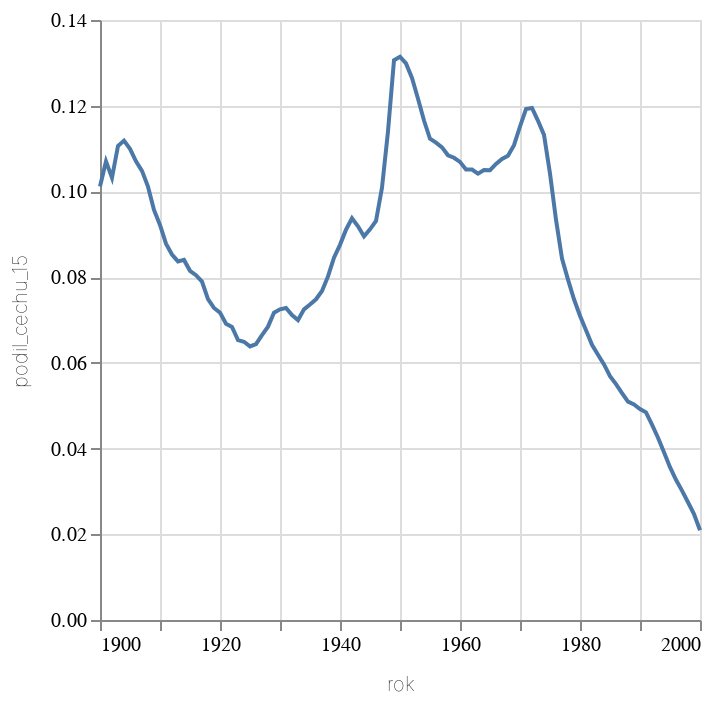

Notebook source saved alongside this figure:
### Code cell
alt.Chart(alt_friendly(df_100), width=300).mark_line().encode(alt.X("rok:T"), alt.Y("podil_cechu_15"))

### Figure 1 — Vega-Lite specification as saved in the notebook (floating-point values rounded to 4 significant figures)
{"config": {"title": {"font": "Noticia Text", "fontSize": 14, "anchor": "start", "fontWeight": "bolder", "subtitleFont": "Noticia Text", "subtitleFontSize": 12, "subtitleFontWeight": "lighter", "subtitlePadding": 12, "dy": -12}, "axis": {"labelFont": "Asap", "titleFont": "Asap", "fontWeight": "lighter", "titleFontWeight": "lighter", "labelFontSize": 10, "titleFontSize": 10, "labelPadding": 2, "titlePadding": 10}, "legend": {"labelFont": "Asap", "labelFontWeight": "normal", "titleFont": "Asap", "titleFontWeight": "normal", "labelFontSize": 10, "titleFontSize": 10}}, "data": {"name": "data-1b7766d75918d71ad4a31adde0577b71"}, "mark": {"type": "line"}, "encoding": {"x": {"field": "rok", "type": "temporal"}, "y": {"field": "podil_cechu_15", "type": "quantitative"}}, "width": 300, "$schema": "https://vega.github.io/schema/vega-lite/v5.8.0.json", "datasets": {"data-1b7766d75918d71ad4a31adde0577b71": [{"rok": "1900-01-01T00:00:00", "podil_vsech_5": 0.2781, "podil_cechu_5": 0.2315, "podil_vsech_10": 0.1743, "podil_cechu_10": 0.1421, "podil_vsech_15": 0.1243, "podil_cechu_15": 0.1011, "podil_vsech_20": 0.09911, "podil_cechu_20": 0.08326}, {"rok": "1901-01-01T00:00:00", "podil_vsech_5": 0.2756, "podil_cechu_5": 0.227, "podil_vsech_10": 0.177, "podil_cechu_10": 0.1442, "podil_vsech_15": 0.1311, "podil_cechu_15": 0.107, "podil_vsech_20": 0.09962, "podil_cechu_20": 0.08487}, {"rok": "1902-01-01T00:00:00", "podil_vsech_5": 0.2688, "podil_cechu_5": 0.2217, "podil_vsech_10": 0.1681, "podil_cechu_10": 0.1382, "podil_vsech_15": 0.1271, "podil_cechu_15": 0.1032, "podil_vsech_20": 0.0937, "podil_cechu_20": 0.07917}, {"rok": "1903-01-01T00:00:00", "podil_vsech_5": 0.2778, "podil_cechu_5": 0.2306, "podil_vsech_10": 0.1684, "podil_cechu_10": 0.1371, "podil_vsech_15": 0.1349, "podil_cechu_15": 0.1106, "podil_vsech_20": 0.0967, "podil_cechu_20": 0.07997}, {"rok": "1904-01-01T00:00:00", "podil_vsech_5": 0.2814, "podil_cechu_5": 0.2369, "podil_vsech_10": 0.171, "podil_cechu_10": 0.142, "podil_vsech_15": 0.135, "podil_cechu_15": 0.1119, "podil_vsech_20": 0.09235, "podil_cechu_20": 0.07493}, {"rok": "1905-01-01T00:00:00", "podil_vsech_5": 0.2735, "podil_cechu_5": 0.2328, "podil_vsech_10": 0.1781, "podil_cechu_10": 0.1485, "podil_vsech_15": 0.1323, "podil_cechu_15": 0.1099, "podil_vsech_20": 0.09074, "podil_cechu_20": 0.0734}, {"rok": "1906-01-01T00:00:00", "podil_vsech_5": 0.2678, "podil_cechu_5": 0.2285, "podil_vsech_10": 0.1833, "podil_cechu_10": 0.1535, "podil_vsech_15": 0.1278, "podil_cechu_15": 0.107, "podil_vsech_20": 0.08522, "podil_cechu_20": 0.0707}, {"rok": "1907-01-01T00:00:00", "podil_vsech_5": 0.2653, "podil_cechu_5": 0.2275, "podil_vsech_10": 0.1897, "podil_cechu_10": 0.1575, "podil_vsech_15": 0.1271, "podil_cechu_15": 0.1048, "podil_vsech_20": 0.08096, "podil_cechu_20": 0.06809}, {"rok": "1908-01-01T00:00:00", "podil_vsech_5": 0.2564, "podil_cechu_5": 0.2191, "podil_vsech_10": 0.1889, "podil_cechu_10": 0.16, "podil_vsech_15": 0.1235, "podil_cechu_15": 0.1011, "podil_vsech_20": 0.07701, "podil_cechu_20": 0.06671}, {"rok": "1909-01-01T00:00:00", "podil_vsech_5": 0.2596, "podil_cechu_5": 0.2259, "podil_vsech_10": 0.1888, "podil_cechu_10": 0.1595, "podil_vsech_15": 0.1178, "podil_cechu_15": 0.09568, "podil_vsech_20": 0.07392, "podil_cechu_20": 0.0635}, {"rok": "1910-01-01T00:00:00", "podil_vsech_5": 0.2729, "podil_cechu_5": 0.2395, "podil_vsech_10": 0.1852, "podil_cechu_10": 0.1571, "podil_vsech_15": 0.1129, "podil_cechu_15": 0.09217, "podil_vsech_20": 0.07258, "podil_cechu_20": 0.06182}, {"rok": "1911-01-01T00:00:00", "podil_vsech_5": 0.2922, "podil_cechu_5": 0.257, "podil_vsech_10": 0.1809, "podil_cechu_10": 0.1556, "podil_vsech_15": 0.1065, "podil_cechu_15": 0.08782, "podil_vsech_20": 0.06983, "podil_cechu_20": 0.05997}, {"rok": "1912-01-01T00:00:00", "podil_vsech_5": 0.3097, "podil_cechu_5": 0.2706, "podil_vsech_10": 0.1771, "podil_cechu_10": 0.1483, "podil_vsech_15": 0.1016, "podil_cechu_15": 0.08528, "podil_vsech_20": 0.07051, "podil_cechu_20": 0.06143}, {"rok": "1913-01-01T00:00:00", "podil_vsech_5": 0.3268, "podil_cechu_5": 0.2877, "podil_vsech_10": 0.1757, "podil_cechu_10": 0.1471, "podil_vsech_15": 0.09826, "podil_cechu_15": 0.08367, "podil_vsech_20": 0.07027, "podil_cechu_20": 0.06119}, {"rok": "1914-01-01T00:00:00", "podil_vsech_5": 0.3318, "podil_cechu_5": 0.2953, "podil_vsech_10": 0.1722, "podil_cechu_10": 0.1415, "podil_vsech_15": 0.09946, "podil_cechu_15": 0.08402, "podil_vsech_20": 0.07235, "podil_cechu_20": 0.06229}, {"rok": "1915-01-01T00:00:00", "podil_vsech_5": 0.3132, "podil_cechu_5": 0.2787, "podil_vsech_10": 0.1614, "podil_cechu_10": 0.1318, "podil_vsech_15": 0.09591, "podil_cechu_15": 0.08148, "podil_vsech_20": 0.07244, "podil_cechu_20": 0.06117}, {"rok": "1916-01-01T00:00:00", "podil_vsech_5": 0.2833, "podil_cechu_5": 0.252, "podil_vsech_10": 0.1477, "podil_cechu_10": 0.1232, "podil_vsech_15": 0.09257, "podil_cechu_15": 0.08045, "podil_vsech_20": 0.06979, "podil_cechu_20": 0.05929}, {"rok": "1917-01-01T00:00:00", "podil_vsech_5": 0.2582, "podil_cechu_5": 0.2246, "podil_vsech_10": 0.1365, "podil_cechu_10": 0.1162, "podil_vsech_15": 0.0908, "podil_cechu_15": 0.07898, "podil_vsech_20": 0.0677, "podil_cechu_20": 0.05752}, {"rok": "1918-01-01T00:00:00", "podil_vsech_5": 0.2398, "podil_cechu_5": 0.2062, "podil_vsech_10": 0.1282, "podil_cechu_10": 0.1112, "podil_vsech_15": 0.08697, "podil_cechu_15": 0.07485, "podil_vsech_20": 0.06601, "podil_cechu_20": 0.05513}, {"rok": "1919-01-01T00:00:00", "podil_vsech_5": 0.2229, "podil_cechu_5": 0.1876, "podil_vsech_10": 0.1208, "podil_cechu_10": 0.1032, "podil_vsech_15": 0.08546, "podil_cechu_15": 0.07281, "podil_vsech_20": 0.06556, "podil_cechu_20": 0.05345}, {"rok": "1920-01-01T00:00:00", "podil_vsech_5": 0.2098, "podil_cechu_5": 0.1771, "podil_vsech_10": 0.1172, "podil_cechu_10": 0.09985, "podil_vsech_15": 0.08543, "podil_cechu_15": 0.07172, "podil_vsech_20": 0.06507, "podil_cechu_20": 0.0512}, {"rok": "1921-01-01T00:00:00", "podil_vsech_5": 0.2007, "podil_cechu_5": 0.1718, "podil_vsech_10": 0.1155, "podil_cechu_10": 0.09903, "podil_vsech_15": 0.08333, "podil_cechu_15": 0.06912, "podil_vsech_20": 0.06314, "podil_cechu_20": 0.05012}, {"rok": "1922-01-01T00:00:00", "podil_vsech_5": 0.1937, "podil_cechu_5": 0.1687, "podil_vsech_10": 0.1154, "podil_cechu_10": 0.09799, "podil_vsech_15": 0.08292, "podil_cechu_15": 0.06838, "podil_vsech_20": 0.06462, "podil_cechu_20": 0.05143}, {"rok": "1923-01-01T00:00:00", "podil_vsech_5": 0.1896, "podil_cechu_5": 0.1669, "podil_vsech_10": 0.1149, "podil_cechu_10": 0.09766, "podil_vsech_15": 0.08057, "podil_cechu_15": 0.06529, "podil_vsech_20": 0.06531, "podil_cechu_20": 0.05182}, {"rok": "1924-01-01T00:00:00", "podil_vsech_5": 0.1847, "podil_cechu_5": 0.1647, "podil_vsech_10": 0.1152, "podil_cechu_10": 0.09946, "podil_vsech_15": 0.08058, "podil_cechu_15": 0.06493, "podil_vsech_20": 0.0663, "podil_cechu_20": 0.0518}, {"rok": "1925-01-01T00:00:00", "podil_vsech_5": 0.1829, "podil_cechu_5": 0.1651, "podil_vsech_10": 0.1178, "podil_cechu_10": 0.1013, "podil_vsech_15": 0.08068, "podil_cechu_15": 0.06385, "podil_vsech_20": 0.06693, "podil_cechu_20": 0.05263}, {"rok": "1926-01-01T00:00:00", "podil_vsech_5": 0.1885, "podil_cechu_5": 0.1712, "podil_vsech_10": 0.1204, "podil_cechu_10": 0.102, "podil_vsech_15": 0.08307, "podil_cechu_15": 0.06439, "podil_vsech_20": 0.06958, "podil_cechu_20": 0.05291}, {"rok": "1927-01-01T00:00:00", "podil_vsech_5": 0.1976, "podil_cechu_5": 0.1768, "podil_vsech_10": 0.1216, "podil_cechu_10": 0.09966, "podil_vsech_15": 0.08757, "podil_cechu_15": 0.06649, "podil_vsech_20": 0.06993, "podil_cechu_20": 0.05039}, {"rok": "1928-01-01T00:00:00", "podil_vsech_5": 0.2035, "podil_cechu_5": 0.1778, "podil_vsech_10": 0.1224, "podil_cechu_10": 0.09533, "podil_vsech_15": 0.09387, "podil_cechu_15": 0.06845, "podil_vsech_20": 0.07133, "podil_cechu_20": 0.04907}, {"rok": "1929-01-01T00:00:00", "podil_vsech_5": 0.2052, "podil_cechu_5": 0.1777, "podil_vsech_10": 0.1241, "podil_cechu_10": 0.09585, "podil_vsech_15": 0.09888, "podil_cechu_15": 0.0717, "podil_vsech_20": 0.07374, "podil_cechu_20": 0.05089}, {"rok": "1930-01-01T00:00:00", "podil_vsech_5": 0.2087, "podil_cechu_5": 0.1762, "podil_vsech_10": 0.1249, "podil_cechu_10": 0.09313, "podil_vsech_15": 0.1025, "podil_cechu_15": 0.0725, "podil_vsech_20": 0.07632, "podil_cechu_20": 0.05217}, {"rok": "1931-01-01T00:00:00", "podil_vsech_5": 0.2083, "podil_cechu_5": 0.1736, "podil_vsech_10": 0.1291, "podil_cechu_10": 0.0962, "podil_vsech_15": 0.1042, "podil_cechu_15": 0.07279, "podil_vsech_20": 0.08069, "podil_cechu_20": 0.05552}, {"rok": "1932-01-01T00:00:00", "podil_vsech_5": 0.2054, "podil_cechu_5": 0.1687, "podil_vsech_10": 0.1373, "podil_cechu_10": 0.1024, "podil_vsech_15": 0.1037, "podil_cechu_15": 0.07116, "podil_vsech_20": 0.08617, "podil_cechu_20": 0.05937}, {"rok": "1933-01-01T00:00:00", "podil_vsech_5": 0.2029, "podil_cechu_5": 0.1651, "podil_vsech_10": 0.1442, "podil_cechu_10": 0.1078, "podil_vsech_15": 0.101, "podil_cechu_15": 0.06999, "podil_vsech_20": 0.08669, "podil_cechu_20": 0.05949}, {"rok": "1934-01-01T00:00:00", "podil_vsech_5": 0.205, "podil_cechu_5": 0.1666, "podil_vsech_10": 0.1513, "podil_cechu_10": 0.1134, "podil_vsech_15": 0.104, "podil_cechu_15": 0.07249, "podil_vsech_20": 0.08884, "podil_cechu_20": 0.06148}, {"rok": "1935-01-01T00:00:00", "podil_vsech_5": 0.2015, "podil_cechu_5": 0.1607, "podil_vsech_10": 0.1553, "podil_cechu_10": 0.1147, "podil_vsech_15": 0.1069, "podil_cechu_15": 0.07363, "podil_vsech_20": 0.09133, "podil_cechu_20": 0.06212}, {"rok": "1936-01-01T00:00:00", "podil_vsech_5": 0.2007, "podil_cechu_5": 0.158, "podil_vsech_10": 0.152, "podil_cechu_10": 0.1112, "podil_vsech_15": 0.1089, "podil_cechu_15": 0.07483, "podil_vsech_20": 0.09318, "podil_cechu_20": 0.06348}, {"rok": "1937-01-01T00:00:00", "podil_vsech_5": 0.2142, "podil_cechu_5": 0.1704, "podil_vsech_10": 0.1434, "podil_cechu_10": 0.1027, "podil_vsech_15": 0.1108, "podil_cechu_15": 0.07675, "podil_vsech_20": 0.0941, "podil_cechu_20": 0.06497}, {"rok": "1938-01-01T00:00:00", "podil_vsech_5": 0.2415, "podil_cechu_5": 0.1931, "podil_vsech_10": 0.1432, "podil_cechu_10": 0.1016, "podil_vsech_15": 0.117, "podil_cechu_15": 0.08018, "podil_vsech_20": 0.0977, "podil_cechu_20": 0.0683}, {"rok": "1939-01-01T00:00:00", "podil_vsech_5": 0.2683, "podil_cechu_5": 0.2167, "podil_vsech_10": 0.1489, "podil_cechu_10": 0.1053, "podil_vsech_15": 0.1232, "podil_cechu_15": 0.08454, "podil_vsech_20": 0.1009, "podil_cechu_20": 0.0709}, {"rok": "1940-01-01T00:00:00", "podil_vsech_5": 0.2721, "podil_cechu_5": 0.2204, "podil_vsech_10": 0.1517, "podil_cechu_10": 0.1091, "podil_vsech_15": 0.1265, "podil_cechu_15": 0.08754, "podil_vsech_20": 0.1039, "podil_cechu_20": 0.07398}, {"rok": "1941-01-01T00:00:00", "podil_vsech_5": 0.2537, "podil_cechu_5": 0.2048, "podil_vsech_10": 0.1553, "podil_cechu_10": 0.114, "podil_vsech_15": 0.1284, "podil_cechu_15": 0.09107, "podil_vsech_20": 0.1062, "podil_cechu_20": 0.07688}, {"rok": "1942-01-01T00:00:00", "podil_vsech_5": 0.2233, "podil_cechu_5": 0.1745, "podil_vsech_10": 0.1598, "podil_cechu_10": 0.1176, "podil_vsech_15": 0.1313, "podil_cechu_15": 0.09372, "podil_vsech_20": 0.11, "podil_cechu_20": 0.07978}, {"rok": "1943-01-01T00:00:00", "podil_vsech_5": 0.2001, "podil_cechu_5": 0.1531, "podil_vsech_10": 0.1595, "podil_cechu_10": 0.1165, "podil_vsech_15": 0.1278, "podil_cechu_15": 0.09186, "podil_vsech_20": 0.1101, "podil_cechu_20": 0.08036}, {"rok": "1944-01-01T00:00:00", "podil_vsech_5": 0.1933, "podil_cechu_5": 0.1466, "podil_vsech_10": 0.1566, "podil_cechu_10": 0.1138, "podil_vsech_15": 0.1238, "podil_cechu_15": 0.08951, "podil_vsech_20": 0.1093, "podil_cechu_20": 0.07941}, {"rok": "1945-01-01T00:00:00", "podil_vsech_5": 0.1916, "podil_cechu_5": 0.1467, "podil_vsech_10": 0.1557, "podil_cechu_10": 0.114, "podil_vsech_15": 0.1239, "podil_cechu_15": 0.09115, "podil_vsech_20": 0.1089, "podil_cechu_20": 0.08042}, {"rok": "1946-01-01T00:00:00", "podil_vsech_5": 0.1931, "podil_cechu_5": 0.1506, "podil_vsech_10": 0.1551, "podil_cechu_10": 0.1153, "podil_vsech_15": 0.1241, "podil_cechu_15": 0.0931, "podil_vsech_20": 0.1098, "podil_cechu_20": 0.08263}, {"rok": "1947-01-01T00:00:00", "podil_vsech_5": 0.2076, "podil_cechu_5": 0.1667, "podil_vsech_10": 0.1626, "podil_cechu_10": 0.1243, "podil_vsech_15": 0.1313, "podil_cechu_15": 0.1009, "podil_vsech_20": 0.1153, "podil_cechu_20": 0.08905}, {"rok": "1948-01-01T00:00:00", "podil_vsech_5": 0.2325, "podil_cechu_5": 0.1915, "podil_vsech_10": 0.1744, "podil_cechu_10": 0.1378, "podil_vsech_15": 0.1449, "podil_cechu_15": 0.114, "podil_vsech_20": 0.1256, "podil_cechu_20": 0.1002}, {"rok": "1949-01-01T00:00:00", "podil_vsech_5": 0.2641, "podil_cechu_5": 0.2202, "podil_vsech_10": 0.1923, "podil_cechu_10": 0.1553, "podil_vsech_15": 0.1633, "podil_cechu_15": 0.1306, "podil_vsech_20": 0.1368, "podil_cechu_20": 0.1119}, {"rok": "1950-01-01T00:00:00", "podil_vsech_5": 0.2648, "podil_cechu_5": 0.2216, "podil_vsech_10": 0.1901, "podil_cechu_10": 0.1545, "podil_vsech_15": 0.1619, "podil_cechu_15": 0.1314, "podil_vsech_20": 0.1317, "podil_cechu_20": 0.1089}, {"rok": "1951-01-01T00:00:00", "podil_vsech_5": 0.2556, "podil_cechu_5": 0.2148, "podil_vsech_10": 0.1854, "podil_cechu_10": 0.1528, "podil_vsech_15": 0.1574, "podil_cechu_15": 0.1299, "podil_vsech_20": 0.1269, "podil_cechu_20": 0.1071}, {"rok": "1952-01-01T00:00:00", "podil_vsech_5": 0.2437, "podil_cechu_5": 0.2046, "podil_vsech_10": 0.1818, "podil_cechu_10": 0.1507, "podil_vsech_15": 0.1524, "podil_cechu_15": 0.1265, "podil_vsech_20": 0.1237, "podil_cechu_20": 0.1052}, {"rok": "1953-01-01T00:00:00", "podil_vsech_5": 0.2283, "podil_cechu_5": 0.1923, "podil_vsech_10": 0.1762, "podil_cechu_10": 0.1461, "podil_vsech_15": 0.146, "podil_cechu_15": 0.1216, "podil_vsech_20": 0.1206, "podil_cechu_20": 0.1031}, {"rok": "1954-01-01T00:00:00", "podil_vsech_5": 0.2187, "podil_cechu_5": 0.186, "podil_vsech_10": 0.1714, "podil_cechu_10": 0.1424, "podil_vsech_15": 0.1393, "podil_cechu_15": 0.1165, "podil_vsech_20": 0.1175, "podil_cechu_20": 0.1011}, {"rok": "1955-01-01T00:00:00", "podil_vsech_5": 0.2168, "podil_cechu_5": 0.1856, "podil_vsech_10": 0.1689, "podil_cechu_10": 0.1417, "podil_vsech_15": 0.1336, "podil_cechu_15": 0.1123, "podil_vsech_20": 0.1144, "podil_cechu_20": 0.09901}, {"rok": "1956-01-01T00:00:00", "podil_vsech_5": 0.2148, "podil_cechu_5": 0.1858, "podil_vsech_10": 0.1656, "podil_cechu_10": 0.1397, "podil_vsech_15": 0.1307, "podil_cechu_15": 0.1114, "podil_vsech_20": 0.1125, "podil_cechu_20": 0.09792}, {"rok": "1957-01-01T00:00:00", "podil_vsech_5": 0.2157, "podil_cechu_5": 0.1884, "podil_vsech_10": 0.1631, "podil_cechu_10": 0.1383, "podil_vsech_15": 0.1284, "podil_cechu_15": 0.1103, "podil_vsech_20": 0.11, "podil_cechu_20": 0.09663}, {"rok": "1958-01-01T00:00:00", "podil_vsech_5": 0.2143, "podil_cechu_5": 0.1881, "podil_vsech_10": 0.1607, "podil_cechu_10": 0.1373, "podil_vsech_15": 0.1259, "podil_cechu_15": 0.1084, "podil_vsech_20": 0.1079, "podil_cechu_20": 0.09508}, {"rok": "1959-01-01T00:00:00", "podil_vsech_5": 0.2164, "podil_cechu_5": 0.1903, "podil_vsech_10": 0.1573, "podil_cechu_10": 0.1357, "podil_vsech_15": 0.1238, "podil_cechu_15": 0.1079, "podil_vsech_20": 0.1067, "podil_cechu_20": 0.09435}, {"rok": "1960-01-01T00:00:00", "podil_vsech_5": 0.217, "podil_cechu_5": 0.1923, "podil_vsech_10": 0.1526, "podil_cechu_10": 0.1316, "podil_vsech_15": 0.1216, "podil_cechu_15": 0.1069, "podil_vsech_20": 0.1047, "podil_cechu_20": 0.09322}, {"rok": "1961-01-01T00:00:00", "podil_vsech_5": 0.2165, "podil_cechu_5": 0.1914, "podil_vsech_10": 0.151, "podil_cechu_10": 0.1303, "podil_vsech_15": 0.1193, "podil_cechu_15": 0.1051, "podil_vsech_20": 0.1035, "podil_cechu_20": 0.09254}, {"rok": "1962-01-01T00:00:00", "podil_vsech_5": 0.2163, "podil_cechu_5": 0.1905, "podil_vsech_10": 0.1503, "podil_cechu_10": 0.1309, "podil_vsech_15": 0.1182, "podil_cechu_15": 0.1051, "podil_vsech_20": 0.1024, "podil_cechu_20": 0.09148}, {"rok": "1963-01-01T00:00:00", "podil_vsech_5": 0.2145, "podil_cechu_5": 0.1896, "podil_vsech_10": 0.1484, "podil_cechu_10": 0.1293, "podil_vsech_15": 0.117, "podil_cechu_15": 0.1042, "podil_vsech_20": 0.1003, "podil_cechu_20": 0.08952}, {"rok": "1964-01-01T00:00:00", "podil_vsech_5": 0.2159, "podil_cechu_5": 0.193, "podil_vsech_10": 0.1483, "podil_cechu_10": 0.1311, "podil_vsech_15": 0.1167, "podil_cechu_15": 0.105, "podil_vsech_20": 0.09963, "podil_cechu_20": 0.08915}, {"rok": "1965-01-01T00:00:00", "podil_vsech_5": 0.2151, "podil_cechu_5": 0.1927, "podil_vsech_10": 0.1481, "podil_cechu_10": 0.1325, "podil_vsech_15": 0.1165, "podil_cechu_15": 0.105, "podil_vsech_20": 0.0993, "podil_cechu_20": 0.08846}, {"rok": "1966-01-01T00:00:00", "podil_vsech_5": 0.2138, "podil_cechu_5": 0.192, "podil_vsech_10": 0.1492, "podil_cechu_10": 0.1342, "podil_vsech_15": 0.1179, "podil_cechu_15": 0.1064, "podil_vsech_20": 0.09968, "podil_cechu_20": 0.08899}, {"rok": "1967-01-01T00:00:00", "podil_vsech_5": 0.2144, "podil_cechu_5": 0.1942, "podil_vsech_10": 0.1498, "podil_cechu_10": 0.1358, "podil_vsech_15": 0.1188, "podil_cechu_15": 0.1076, "podil_vsech_20": 0.1, "podil_cechu_20": 0.08942}, {"rok": "1968-01-01T00:00:00", "podil_vsech_5": 0.2167, "podil_cechu_5": 0.197, "podil_vsech_10": 0.1518, "podil_cechu_10": 0.1384, "podil_vsech_15": 0.1198, "podil_cechu_15": 0.1084, "podil_vsech_20": 0.1013, "podil_cechu_20": 0.09084}, {"rok": "1969-01-01T00:00:00", "podil_vsech_5": 0.2181, "podil_cechu_5": 0.2, "podil_vsech_10": 0.1535, "podil_cechu_10": 0.1408, "podil_vsech_15": 0.1221, "podil_cechu_15": 0.1108, "podil_vsech_20": 0.1033, "podil_cechu_20": 0.09326}, {"rok": "1970-01-01T00:00:00", "podil_vsech_5": 0.2221, "podil_cechu_5": 0.2062, "podil_vsech_10": 0.1572, "podil_cechu_10": 0.1441, "podil_vsech_15": 0.1271, "podil_cechu_15": 0.1151, "podil_vsech_20": 0.1011, "podil_cechu_20": 0.09075}, {"rok": "1971-01-01T00:00:00", "podil_vsech_5": 0.2291, "podil_cechu_5": 0.2134, "podil_vsech_10": 0.1642, "podil_cechu_10": 0.1504, "podil_vsech_15": 0.132, "podil_cechu_15": 0.1192, "podil_vsech_20": 0.09476, "podil_cechu_20": 0.08519}, {"rok": "1972-01-01T00:00:00", "podil_vsech_5": 0.2318, "podil_cechu_5": 0.2153, "podil_vsech_10": 0.1672, "podil_cechu_10": 0.152, "podil_vsech_15": 0.133, "podil_cechu_15": 0.1195, "podil_vsech_20": 0.08667, "podil_cechu_20": 0.07818}, {"rok": "1973-01-01T00:00:00", "podil_vsech_5": 0.2268, "podil_cechu_5": 0.2107, "podil_vsech_10": 0.1639, "podil_cechu_10": 0.1482, "podil_vsech_15": 0.13, "podil_cechu_15": 0.1165, "podil_vsech_20": 0.08012, "podil_cechu_20": 0.07256}, {"rok": "1974-01-01T00:00:00", "podil_vsech_5": 0.2241, "podil_cechu_5": 0.2085, "podil_vsech_10": 0.16, "podil_cechu_10": 0.1446, "podil_vsech_15": 0.1263, "podil_cechu_15": 0.1132, "podil_vsech_20": 0.07436, "podil_cechu_20": 0.06764}, {"rok": "1975-01-01T00:00:00", "podil_vsech_5": 0.2198, "podil_cechu_5": 0.2032, "podil_vsech_10": 0.1569, "podil_cechu_10": 0.141, "podil_vsech_15": 0.1174, "podil_cechu_15": 0.1042, "podil_vsech_20": 0.06953, "podil_cechu_20": 0.06294}, {"rok": "1976-01-01T00:00:00", "podil_vsech_5": 0.2168, "podil_cechu_5": 0.2006, "podil_vsech_10": 0.1529, "podil_cechu_10": 0.1374, "podil_vsech_15": 0.1052, "podil_cechu_15": 0.09341, "podil_vsech_20": 0.06412, "podil_cechu_20": 0.05867}, {"rok": "1977-01-01T00:00:00", "podil_vsech_5": 0.2127, "podil_cechu_5": 0.1959, "podil_vsech_10": 0.1502, "podil_cechu_10": 0.1346, "podil_vsech_15": 0.09464, "podil_cechu_15": 0.08432, "podil_vsech_20": 0.06082, "podil_cechu_20": 0.0557}, {"rok": "1978-01-01T00:00:00", "podil_vsech_5": 0.2097, "podil_cechu_5": 0.1918, "podil_vsech_10": 0.1477, "podil_cechu_10": 0.132, "podil_vsech_15": 0.08846, "podil_cechu_15": 0.07941, "podil_vsech_20": 0.05779, "podil_cechu_20": 0.05318}, {"rok": "1979-01-01T00:00:00", "podil_vsech_5": 0.2043, "podil_cechu_5": 0.1867, "podil_vsech_10": 0.1433, "podil_cechu_10": 0.1283, "podil_vsech_15": 0.08274, "podil_cechu_15": 0.07484, "podil_vsech_20": 0.05535, "podil_cechu_20": 0.05118}, {"rok": "1980-01-01T00:00:00", "podil_vsech_5": 0.2016, "podil_cechu_5": 0.1852, "podil_vsech_10": 0.1342, "podil_cechu_10": 0.1202, "podil_vsech_15": 0.07811, "podil_cechu_15": 0.071, "podil_vsech_20": 0.05172, "podil_cechu_20": 0.04831}, {"rok": "1981-01-01T00:00:00", "podil_vsech_5": 0.1986, "podil_cechu_5": 0.1826, "podil_vsech_10": 0.1229, "podil_cechu_10": 0.1103, "podil_vsech_15": 0.07347, "podil_cechu_15": 0.06761, "podil_vsech_20": 0.04933, "podil_cechu_20": 0.04628}, {"rok": "1982-01-01T00:00:00", "podil_vsech_5": 0.1944, "podil_cechu_5": 0.1782, "podil_vsech_10": 0.1123, "podil_cechu_10": 0.101, "podil_vsech_15": 0.06995, "podil_cechu_15": 0.0642, "podil_vsech_20": 0.04678, "podil_cechu_20": 0.04359}, {"rok": "1983-01-01T00:00:00", "podil_vsech_5": 0.1891, "podil_cechu_5": 0.1745, "podil_vsech_10": 0.1061, "podil_cechu_10": 0.09702, "podil_vsech_15": 0.06684, "podil_cechu_15": 0.0619, "podil_vsech_20": 0.04434, "podil_cechu_20": 0.04147}, {"rok": "1984-01-01T00:00:00", "podil_vsech_5": 0.1838, "podil_cechu_5": 0.17, "podil_vsech_10": 0.1019, "podil_cechu_10": 0.09393, "podil_vsech_15": 0.06435, "podil_cechu_15": 0.05964, "podil_vsech_20": 0.0426, "podil_cechu_20": 0.03977}, {"rok": "1985-01-01T00:00:00", "podil_vsech_5": 0.1722, "podil_cechu_5": 0.1588, "podil_vsech_10": 0.09719, "podil_cechu_10": 0.09008, "podil_vsech_15": 0.06084, "podil_cechu_15": 0.05688, "podil_vsech_20": 0.04091, "podil_cechu_20": 0.03828}, {"rok": "1986-01-01T00:00:00", "podil_vsech_5": 0.1616, "podil_cechu_5": 0.1486, "podil_vsech_10": 0.09363, "podil_cechu_10": 0.08767, "podil_vsech_15": 0.05876, "podil_cechu_15": 0.05503, "podil_vsech_20": 0.03909, "podil_cechu_20": 0.03657}, {"rok": "1987-01-01T00:00:00", "podil_vsech_5": 0.1546, "podil_cechu_5": 0.1438, "podil_vsech_10": 0.09133, "podil_cechu_10": 0.08578, "podil_vsech_15": 0.05668, "podil_cechu_15": 0.05295, "podil_vsech_20": 0.03662, "podil_cechu_20": 0.03406}, {"rok": "1988-01-01T00:00:00", "podil_vsech_5": 0.1517, "podil_cechu_5": 0.1432, "podil_vsech_10": 0.08892, "podil_cechu_10": 0.08385, "podil_vsech_15": 0.05477, "podil_cechu_15": 0.05094, "podil_vsech_20": 0.03472, "podil_cechu_20": 0.03194}, {"rok": "1989-01-01T00:00:00", "podil_vsech_5": 0.151, "podil_cechu_5": 0.1436, "podil_vsech_10": 0.08807, "podil_cechu_10": 0.08289, "podil_vsech_15": 0.05405, "podil_cechu_15": 0.05028, "podil_vsech_20": 0.03302, "podil_cechu_20": 0.03032}, {"rok": "1990-01-01T00:00:00", "podil_vsech_5": 0.1513, "podil_cechu_5": 0.1455, "podil_vsech_10": 0.08673, "podil_cechu_10": 0.08249, "podil_vsech_15": 0.05258, "podil_cechu_15": 0.04922, "podil_vsech_20": 0.03115, "podil_cechu_20": 0.0286}, {"rok": "1991-01-01T00:00:00", "podil_vsech_5": 0.1504, "podil_cechu_5": 0.1464, "podil_vsech_10": 0.08595, "podil_cechu_10": 0.08263, "podil_vsech_15": 0.05125, "podil_cechu_15": 0.04845, "podil_vsech_20": 0.0288, "podil_cechu_20": 0.02696}, {"rok": "1992-01-01T00:00:00", "podil_vsech_5": 0.1476, "podil_cechu_5": 0.1444, "podil_vsech_10": 0.08314, "podil_cechu_10": 0.08012, "podil_vsech_15": 0.04825, "podil_cechu_15": 0.04559, "podil_vsech_20": 0.02604, "podil_cechu_20": 0.02451}, {"rok": "1993-01-01T00:00:00", "podil_vsech_5": 0.1453, "podil_cechu_5": 0.142, "podil_vsech_10": 0.07933, "podil_cechu_10": 0.07651, "podil_vsech_15": 0.04493, "podil_cechu_15": 0.04252, "podil_vsech_20": 0.02316, "podil_cechu_20": 0.02168}, {"rok": "1994-01-01T00:00:00", "podil_vsech_5": 0.1409, "podil_cechu_5": 0.1377, "podil_vsech_10": 0.07555, "podil_cechu_10": 0.07274, "podil_vsech_15": 0.04153, "podil_cechu_15": 0.03914, "podil_vsech_20": 0.02043, "podil_cechu_20": 0.01902}, {"rok": "1995-01-01T00:00:00", "podil_vsech_5": 0.1342, "podil_cechu_5": 0.1313, "podil_vsech_10": 0.0714, "podil_cechu_10": 0.06827, "podil_vsech_15": 0.03809, "podil_cechu_15": 0.03567, "podil_vsech_20": 0.01778, "podil_cechu_20": 0.01632}, {"rok": "1996-01-01T00:00:00", "podil_vsech_5": 0.1315, "podil_cechu_5": 0.128, "podil_vsech_10": 0.06845, "podil_cechu_10": 0.06533, "podil_vsech_15": 0.03477, "podil_cechu_15": 0.03272, "podil_vsech_20": 0.01536, "podil_cechu_20": 0.01366}, {"rok": "1997-01-01T00:00:00", "podil_vsech_5": 0.1293, "podil_cechu_5": 0.1235, "podil_vsech_10": 0.06552, "podil_cechu_10": 0.06097, "podil_vsech_15": 0.03249, "podil_cechu_15": 0.03019, "podil_vsech_20": 0.01319, "podil_cechu_20": 0.01162}, {"rok": "1998-01-01T00:00:00", "podil_vsech_5": 0.125, "podil_cechu_5": 0.118, "podil_vsech_10": 0.06255, "podil_cechu_10": 0.05709, "podil_vsech_15": 0.03009, "podil_cechu_15": 0.02748, "podil_vsech_20": 0.01143, "podil_cechu_20": 0.009893}, {"rok": "1999-01-01T00:00:00", "podil_vsech_5": 0.1211, "podil_cechu_5": 0.1136, "podil_vsech_10": 0.05864, "podil_cechu_10": 0.05356, "podil_vsech_15": 0.02732, "podil_cechu_15": 0.02471, "podil_vsech_20": 0.009181, "podil_cechu_20": 0.007929}, {"rok": "2000-01-01T00:00:00", "podil_vsech_5": 0.1158, "podil_cechu_5": 0.1077, "podil_vsech_10": 0.05424, "podil_cechu_10": 0.04923, "podil_vsech_15": 0.02375, "podil_cechu_15": 0.02095, "podil_vsech_20": 0.00709, "podil_cechu_20": 0.00608}]}}
